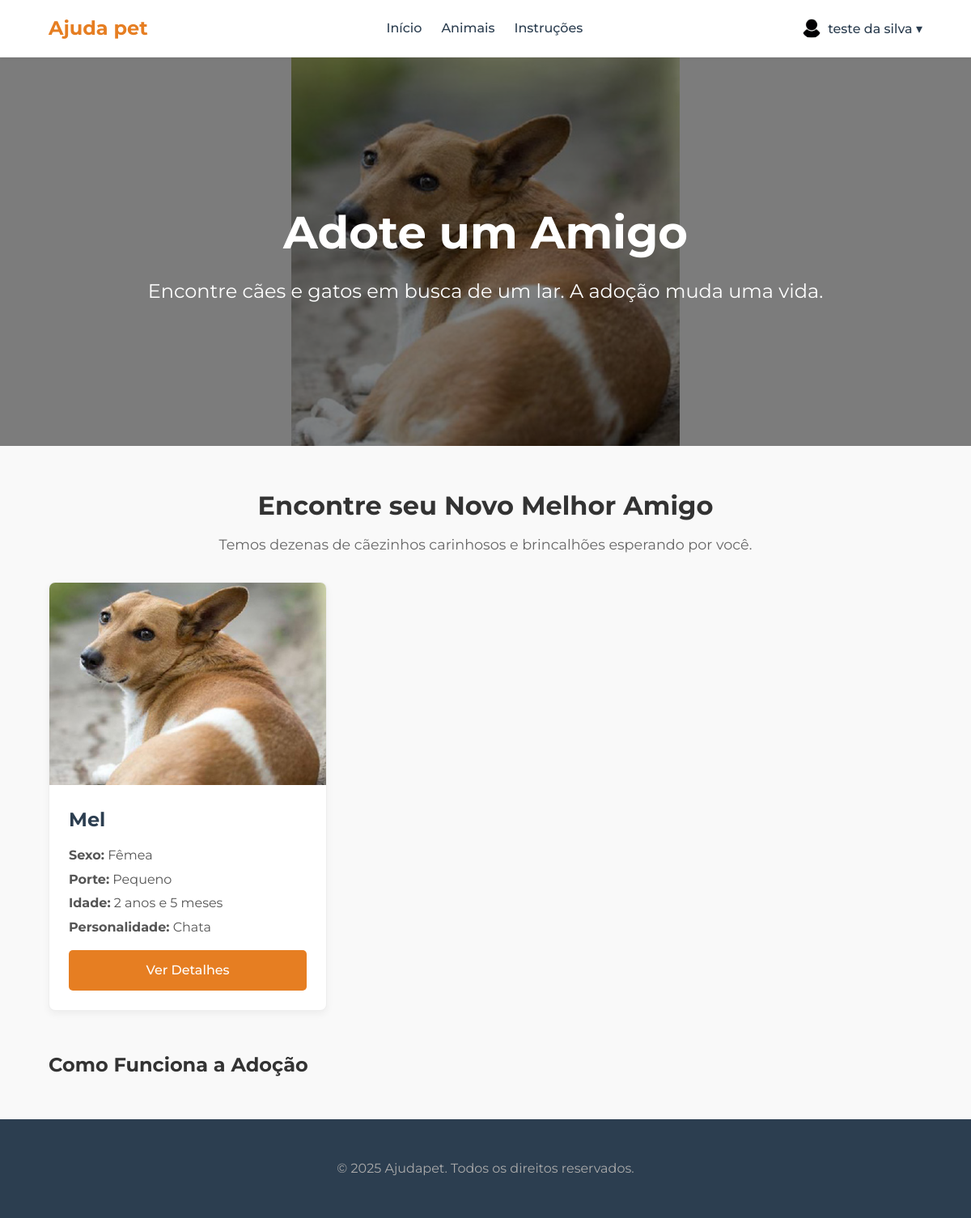
The app's page /index.php (signed in) with its own data.
### tables this page shows
CREATE TABLE `animal` (
  `id` int(11) NOT NULL,
  `id_admin_cadastro` int(11) NOT NULL,
  `nome` varchar(100) NOT NULL,
  `sexo` enum('Macho','Fêmea') DEFAULT NULL,
  `raca` varchar(100) DEFAULT NULL,
  `porte` enum('Pequeno','Médio','Grande') DEFAULT NULL,
  `data_nascimento` date DEFAULT NULL,
  `peso` decimal(5,2) DEFAULT NULL,
  `cor_pelagem` varchar(50) DEFAULT NULL,
  `personalidade` text DEFAULT NULL,
  `imagem_url` varchar(255) DEFAULT NULL,
  `castrado` tinyint(1) DEFAULT 0,
  `microchip` varchar(50) DEFAULT NULL,
  `status` enum('Disponível','Em processo','Adotado','Indisponível') DEFAULT 'Disponível',
  `descricao_historia` text DEFAULT NULL,
  `observacoes` text DEFAULT NULL,
  `data_cadastro` timestamp NOT NULL DEFAULT current_timestamp(),
  `data_adocao` datetime DEFAULT NULL,
  `id_adotante` int(11) DEFAULT NULL
);

### index.php (the view, shortened to what this page needs)
<?php
require_once 'config/conexao.php';
try {
    $sql = "SELECT id, nome, sexo, porte, imagem_url, data_nascimento, personalidade FROM Animal WHERE status = 'Disponível' ORDER BY data_cadastro DESC";
    $stmt = $pdo->query($sql);
    $animais = $stmt->fetchAll();
} catch (PDOException $e) {
    echo "Erro ao buscar animais: " . $e->getMessage();
    $animais = [];
}
?>
<!DOCTYPE html>
<html lang="pt-BR">
<head>
    <link rel="stylesheet" href="assets/css/estilo.css">
</head>
<body>
    <header class="navbar">
        <div class="container">
            <a href="index.php" class="logo">Ajuda pet</a>
            <nav>
                <ul>
                    <li><a href="index.php">Início</a></li>
                    <li><a href="#galeria">Animais</a></li>
                    <li><a href="#como-funciona">Instruções</a></li>
                </ul>
            </nav>
            <div class="nav-buttons">
                <?php
                if (isset($_SESSION['admin_id'])):
                ?>
                    <a href="admin/index.php" class="btn-profile">Painel Admin</a>
                    <a href="backend/logout.php" class="btn-login">Sair</a>
                <?php
                elseif (isset($_SESSION['solicitante_id'])):
                    $nome_solicitante = $_SESSION['solicitante_nome'];
                ?>
                    <div class="profile-dropdown">
                        <button class="btn-profile">
                            <img src="assets/images/icon-profile.png" alt="Icone Perfil" class="profile-icon">
                            <?php echo htmlspecialchars($nome_solicitante); ?>
                            &#9662; </button>
                    </div>
                <?php
                else:
                ?>
                    <a href="login.php" class="btn-login">Login/Cadastro</a>
                <?php endif; ?>
            </div>
        </div>
    </header>
    <main>
        <section class="hero">
            <div class="hero-content">
                <h1>Adote um Amigo</h1>
                <p>Encontre cães e gatos em busca de um lar. A adoção muda uma vida.</p>
            </div>
        </section>
        <section id="galeria" class="container">
            <h2>Encontre seu Novo Melhor Amigo</h2>
            <p>Temos dezenas de cãezinhos carinhosos e brincalhões esperando por você.</p>
            <div class="galeria-animais">
                <?php if (count($animais) > 0): ?>
                    <?php foreach ($animais as $animal): ?>
                        <div class="animal-card">
                            <img src="uploads/<?php echo htmlspecialchars($animal['imagem_url']); ?>" alt="Foto do <?php echo htmlspecialchars($animal['nome']); ?>">
                            <div class="card-info">
                                <h3><?php echo htmlspecialchars($animal['nome']); ?></h3>
                                <ul>
                                    <li><strong>Sexo:</strong> <?php echo htmlspecialchars($animal['sexo']); ?></li>
                                    <li><strong>Porte:</strong> <?php echo htmlspecialchars($animal['porte']); ?></li>
                                    <li class="info-idade-animal" data-nascimento="<?php echo htmlspecialchars($animal['data_nascimento']); ?>">
                                        <strong>Idade:</strong>
                                        <span class="idade-calculada">...</span>
                                    </li>
                                    <li><strong>Personalidade:</strong> <?php echo htmlspecialchars($animal['personalidade']) ?></li>
                                </ul>
                                <a href="animal_detalhes.php?id=<?php echo $animal['id']; ?>" class="btn-detalhes">
                                    Ver Detalhes
                                </a>
                            </div>
                        </div>
                    <?php endforeach; ?>
                <?php else: ?>
                    <p>Nenhum animal disponível para adoção no momento. Volte em breve!</p>
                <?php endif; ?>
            </div>
        </section>
        <section id="como-funciona" class="container">
            <h2>Como Funciona a Adoção</h2>
        </section>
    </main>
    <footer>
        <div class="container">
            <p>&copy; 2025 Ajudapet. Todos os direitos reservados.</p>
        </div>
    </footer>
</body>
</html>

### assets/css/estilo.css (style rules this page uses)
* { box-sizing: border-box; margin: 0; padding: 0; }
:root { --cor-principal: #e67e22; --cor-principal-hover: #d35400; --cor-texto: #333333; --cor-fundo: #f9f9f9; --cor-dark: #2c3e50; --cor-light: #ffffff; --cor-borda: #eeeeee; }
body { font-family: "Montserrat", sans-serif; line-height: 1.6; background-color: var(--cor-fundo); color: var(--cor-texto); }
.container { width: 90%; max-width: 1200px; margin: 0 auto; }
img { max-width: 100%; display: block; }
.navbar { background-color: var(--cor-light); padding: 1rem 0; border-bottom: 1px solid var(--cor-borda); box-shadow: 0 2px 4px rgba(0, 0, 0, 0.05); }
.navbar .container { display: flex; justify-content: space-between; align-items: center; }
.logo { font-size: 1.5rem; font-weight: 700; color: var(--cor-principal); text-decoration: none; }
.navbar nav ul { list-style: none; display: flex; }
.navbar nav li { margin-left: 1.5rem; }
.navbar nav a { text-decoration: none; color: var(--cor-dark); font-weight: 500; transition: color 0.3s ease; }
.hero { height: 60vh; background-color: var(--cor-dark); transition: background-image 1s ease-in-out; background-size: contain; background-repeat: no-repeat; background-position: center; background-blend-mode: multiply; background-color: rgba(0, 0, 0, 0.5); display: flex; align-items: center; justify-content: center; text-align: center; color: var(--cor-light); padding: 1rem; }
.hero-content h1 { font-size: 3rem; font-weight: 700; margin-bottom: 0.5rem; }
.hero-content p { font-size: 1.25rem; font-weight: 400; }
#galeria { padding: 3rem 0; }
#galeria h2 { text-align: center; font-size: 2rem; font-weight: 700; margin-bottom: 0.5rem; }
#galeria>p { text-align: center; font-size: 1.1rem; color: #666; margin-bottom: 2rem; }
.galeria-animais { display: grid; grid-template-columns: 1fr; gap: 1.5rem; }
.animal-card { background-color: var(--cor-light); border: 1px solid var(--cor-borda); border-radius: 8px; box-shadow: 0 4px 10px rgba(0, 0, 0, 0.05); overflow: hidden; transition: transform 0.3s ease, box-shadow 0.3s ease; }
.animal-card img { width: 100%; height: 250px; object-fit: cover; }
.animal-card .card-info { padding: 1.5rem; }
.animal-card h3 { font-size: 1.5rem; font-weight: 700; margin-bottom: 0.75rem; color: var(--cor-dark); }
.animal-card ul { list-style: none; margin-bottom: 1rem; }
.animal-card li { color: #555; margin-bottom: 0.25rem; }
.btn-detalhes { display: block; background-color: var(--cor-principal); color: var(--cor-light); text-align: center; padding: 0.75rem; text-decoration: none; border-radius: 5px; font-weight: 500; transition: background-color 0.3s ease; }
footer { background-color: var(--cor-dark); color: #aaa; padding: 3rem 0; margin-top: 3rem; }
footer .container { text-align: center; }
@media (min-width: 768px) { .galeria-animais { grid-template-columns: repeat(2, 1fr); } }
@media (min-width: 768px) { .hero-content h1 { font-size: 3.5rem; } }
@media (min-width: 768px) { .hero-content p { font-size: 1.5rem; } }
@media (min-width: 1024px) { .galeria-animais { grid-template-columns: repeat(3, 1fr); } }
.nav-buttons { display: flex; align-items: center; gap: 1rem; }
.btn-profile { background: none; border: none; color: var(--cor-dark); font-weight: 500; font-family: 'Montserrat', sans-serif; font-size: 1rem; cursor: pointer; display: flex; align-items: center; gap: 0.5rem; text-decoration: none; }
.btn-profile .profile-icon { width: 24px; height: 24px; border-radius: 50%; }
.profile-dropdown { position: relative; display: inline-block; }

### records on screen
animal: imagem_url (picture), nome "Mel", sexo "Fêmea", porte "Pequeno", personalidade "Chata"

### other values on screen
$nome_solicitante "teste da silva"
